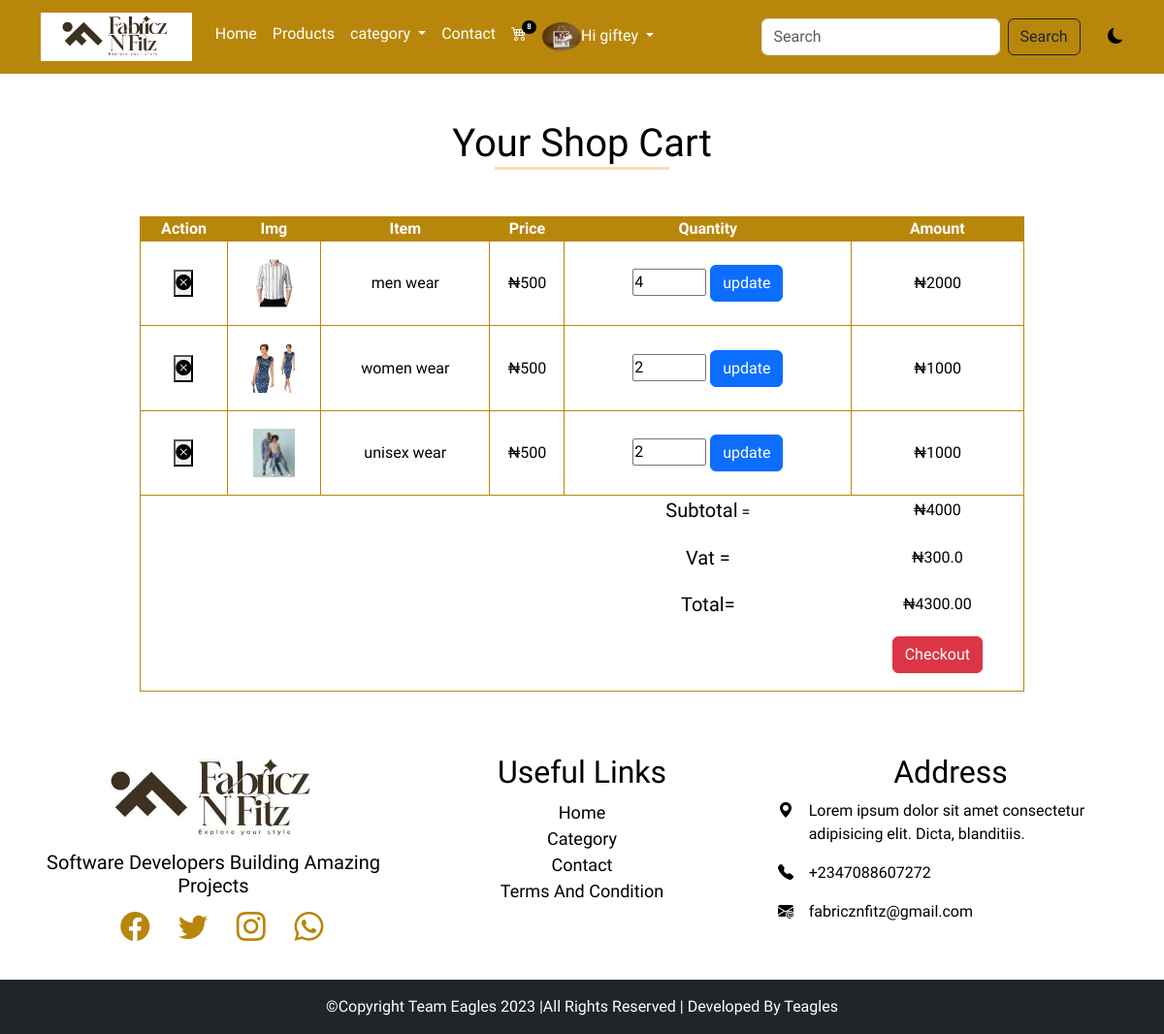
/cart (signed in), run on the app's committed database.
### main/models.py (models this page shows, shortened)
class AppInfo(models.Model):
 appname = models.CharField(max_length=50)
 logo =  models.ImageField(upload_to='logo')
 banner = models.ImageField(upload_to='banner')
 carousel1 = models.ImageField(upload_to='carousel')
 carousel2 = models.ImageField(upload_to='carouse2')
 carousel3 = models.ImageField(upload_to='carouse3')

class Customer(models.Model):
   user = models.OneToOneField(User, on_delete=models.CASCADE)
   first_name = models.CharField(max_length=100)
   last_name = models.CharField(max_length=100)
   phone = models.CharField(max_length=20)
   address = models.CharField(max_length=100)
   email = models.CharField(max_length=104)
   pix = models.ImageField(upload_to='profilepix')
   joined = models.DateTimeField(auto_now_add=True)

class Cart(models.Model):
   user = models.ForeignKey(User, on_delete=models.CASCADE)
   product = models.ForeignKey(Product, on_delete=models.CASCADE)
   price = models.IntegerField()
   quantity = models.IntegerField()
   amount = models.CharField(max_length=50)
   paid = models.BooleanField()

class Product(models.Model):
   type = models.ForeignKey(Category, on_delete=models.CASCADE)
   name = models.CharField(max_length=50)
   slug = models.SlugField(unique=True)
   img = models.ImageField(upload_to='product')
   price = models.IntegerField()
   description = models.TextField()
   size = models.CharField(max_length=50, blank=True, null=True)
   popular = models.BooleanField(default=False)
   featured = models.BooleanField(default=False)
   uploaded = models.DateTimeField(auto_now_add=True)

### main/views.py (the view)
# urls.py: path('cart', views.cart, name='cart'),
@login_required(login_url='signin')
def cart(request):
    cart = Cart.objects.filter(user__username = request.user.username, paid=False)
    for item in cart:
        item.amount = item.price * item.quantity
        item.save()
    subtotal = 0
    vat = 0
    total = 0
    for item in cart:
        subtotal += item.amount
        vat = 0.075 * subtotal
        total = subtotal + vat
    context = {
        'cart':cart,
        'subtotal':subtotal,
        'vat':vat,
        'total':total
    }
    return render(request, 'cart.html', context)

### main/context_processor.py (called while the page is built)
def feature(request):
   info = AppInfo.objects.get(pk=1)
   categ = Category.objects.all()
   context = {
     'info' :info,
     'categ' : categ,
    }
   return context

def cartcount(request):
   cart = Cart.objects.filter(user__username = request.user.username, paid=False)
   itemcount = 0
   for item in cart:
      itemcount += item.quantity
   context ={
      'itemcount':itemcount
    }
   return context

### main/templates/cart.html (shortened to what this page needs)
{% extends 'base.html' %}
{% block header %} {% include 'header.html' %} {% endblock header %}
{% block content %}
<div class="container mt-5 mb-5">
  <h1 class="text-center text-capitalize title">your shop cart</h1>
  <div class="row cart mt-5">
    <table>
      <thead>
        <th>action</th>
        <th>img</th>
        <th>item</th>
        <th>price</th>
        <th>quantity</th>
        <th>amount</th>
      </thead>
      <tbody >
        {% for item in cart  %}
        <tr class="item">
          <form action="{% url 'delete' %}" method="POST">
            <td>
              <button type="submit"><i class="bi bi-x-circle-fill"></i></button>
            </td>
          </form>
          <td><img src="{{item.product.img.url}}" height="50px" alt=""></td>
          <td>{{item.product.name}}</td>
          <td>₦{{item.price}}</td>
          <td>
            <form action="{% url 'update' %}" method="POST">
              <input type="number" name="quant" value="{{item.quantity}}" min="1" max="10">
            <button type="submit" class="btn btn-primary">update</button>
            </form>
          </td>
          <td>₦{{item.amount}}</td>
        </tr>
        {% endfor %}
        <tr class="subtot">
          <td></td>
          <td></td>
          <td></td>
          <td></td>
          <td> <span>subtotal</span> = </td>
          <td>₦{{subtotal}}</td>
        </tr>
        <tr class="subtot">
          <td></td>
          <td></td>
          <td></td>
          <td></td>
          <td> <span> vat = </span></td>
          <td>₦{{vat}}</td>
        </tr>
        <tr class="subtot">
          <td></td>
          <td></td>
          <td></td>
          <td></td>
          <td><span> total= </span></td>
          <td>₦{{total|floatformat:2}}</td>
        </tr>
        <tr class="subtot">
          <td></td>
          <td></td>
          <td></td>
          <td></td>
          <td></td>
          <td><a href="{% url 'checkout' %}"><button class="btn btn-danger">checkout</button></a></td>
        </tr>
      </tbody>
    </table>
  </div>
</div>
{% endblock content %}
{% block footer %} {% include 'footer.html' %} {% endblock footer %}

### main/templates/header.html (shortened to what this page needs)
<nav class="navbar navbar-expand-lg sticky-top">
  <div class="container">
   <a class="navbar-brand" href="#"><img src="{{info.logo.url}}" alt="" height="50px"></a>
    <div class="collapse navbar-collapse" id="navbarSupportedContent">
      <ul class="navbar-nav me-auto mb-2 mb-lg-0">
      {% if user.is_authenticated %}
      <li class="nav-item">
          <a class="nav-link" aria-current="page" href="{% url 'home' %}">Home</a>
      </li>
      <li class="nav-item">
        <a class="nav-link" href="{% url 'products' %}">Products</a>
      </li>
            <li class="nav-item dropdown">
            <a class="nav-link dropdown-toggle" href="#" role="button" data-bs-toggle="dropdown" aria-expanded="false">
              category
            </a>
        </li>
        <li class="nav-item">
          <a class="nav-link" href="{% url 'contact' %}">Contact</a>
      </li>
      <li class="nav-item">
        <a class="nav-link" href="{% url 'cart' %}">
          <div class="wrapper">
            <i class="bi bi-cart4"></i>
            <span class="badge">{{itemcount}}</span>
          </div>
        </a>
    </li>
     <li class="nav-item dropdown">
        <a class="nav-link dropdown-toggle" href="#" role="button" data-bs-toggle="dropdown" aria-expanded="false">
          {% if user.customer %}
           <img src="{{user.customer.pix.url}}" style="height: 30px" alt=""><span>Hi {{user.username}}</span>
          {% endif %}
        </a>
    </li>
          {% endif %}
        </ul>
  <form action="{% url 'search' %}" method="POST" class="d-flex" role="search">
     <input class="form-control me-2" name="item" type="search" placeholder="Search" aria-label="Search">
     <button type="submit" class="btn btn-outline-dark" type="submit">Search</button>
  </form>
  <div class="david">
    <i class="bi bi-moon-fill"></i>
  </div>
  </div>
</div>
</nav>

### main/static/css/style.css (style rules this page uses)
* { padding: 0%; margin: 0%; box-sizing: border-box; }
.navbar { background-color: darkgoldenrod; }
.navbar-nav a { color: white; }
.wrapper { position: relative; }
.wrapper span { position: absolute; top: -2px; right: -10px; background-color: black; font-size: 8px; border-radius: 50%; }
.nav-item img { border-radius: 50%; }
.david { margin-left: 3%; cursor: pointer; }
:root { --bg: white; --icon: black; --text: black; }
body { background: var(--bg) !important; color: var(--text) !important; overflow-y: hidden; font-family: 'Alkatra', cursive !important; }
.title::after { content: ''; display: block; width: 180px; height: 3px; background-color: peachpuff; margin-left: auto; margin-right: auto; }
.cart table { width: 80%; margin-left: 10%; margin-right: 10%; border: 1px solid darkgoldenrod; text-align: center; }
.cart thead { background-color: darkgoldenrod; text-transform: capitalize; color: white; }
.item td { padding-top: 2%; padding-bottom: 2%; font-weight: 500; border: 1px solid darkgoldenrod; }
.item img { transition: 1s; cursor: pointer; }
.subtot td { padding-bottom: 2%; font-weight: 500; }
.subtot span { font-size: 20px; text-transform: capitalize; font-weight: 500; }
.subtot button { text-transform: capitalize; }

### data on the page
AppInfo: logo (picture)
Cart: product.img (picture), product.name "men wear", price "500", quant "4", amount "2000"
Cart: product.img (picture), product.name "women wear", price "500", quant "2", amount "1000"
Cart: product.img (picture), product.name "unisex wear", price "500", quant "2", amount "1000"

### other printed values
{{ itemcount }} "8"
{{ user.username }} "giftey"
{{ subtotal }} "4000"
{{ vat }} "300.0"
{{ total|floatformat:2 }} "4300.00"
